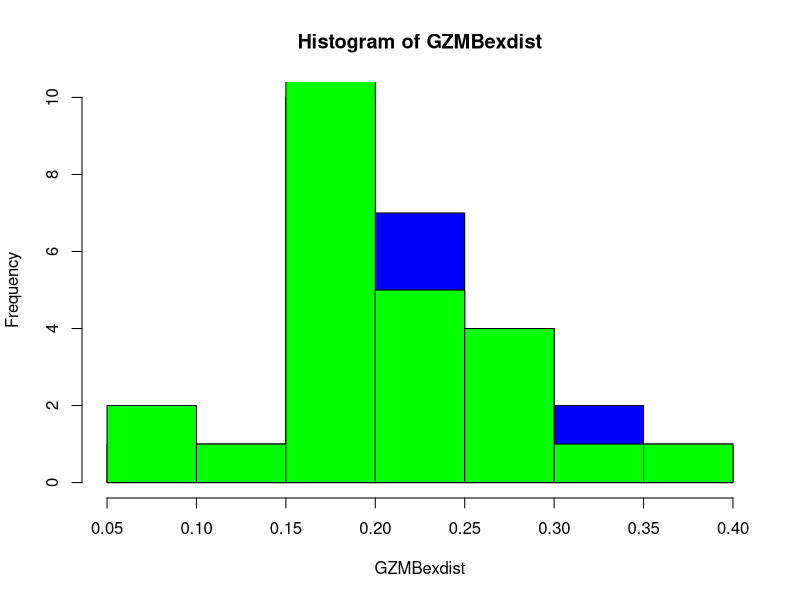
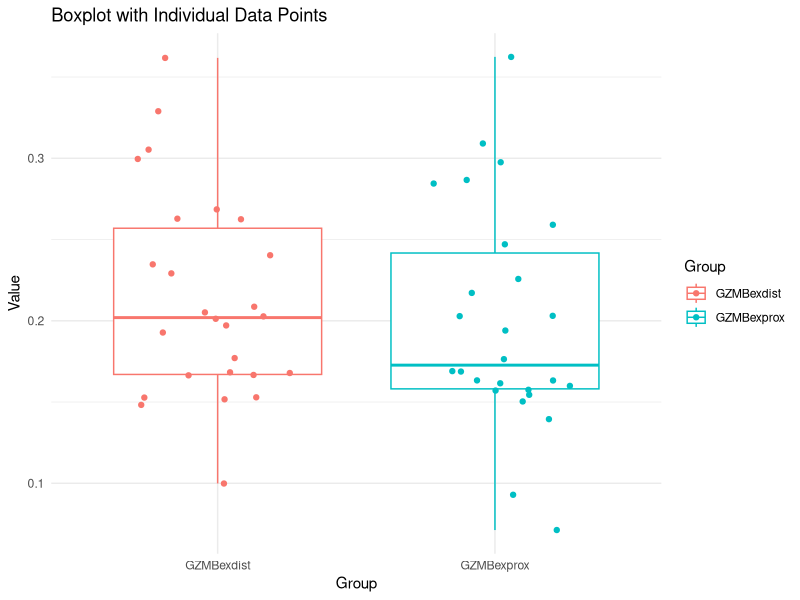
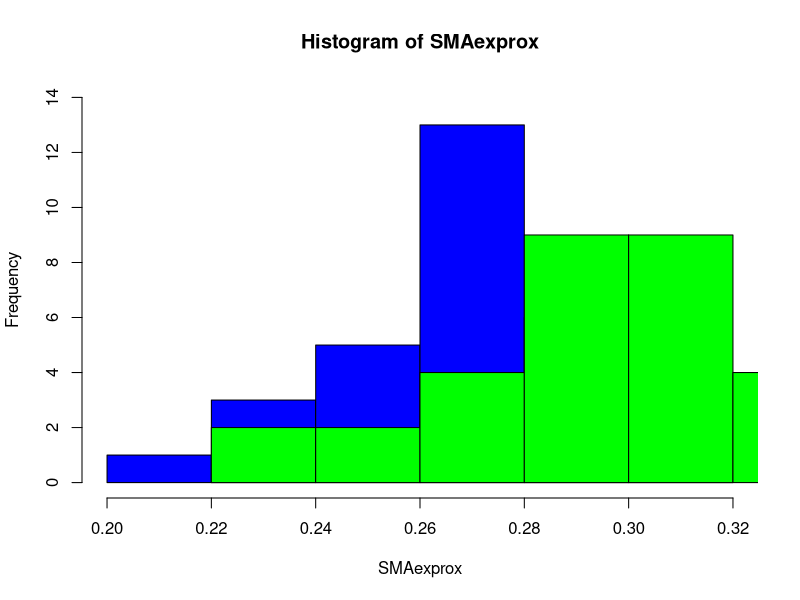
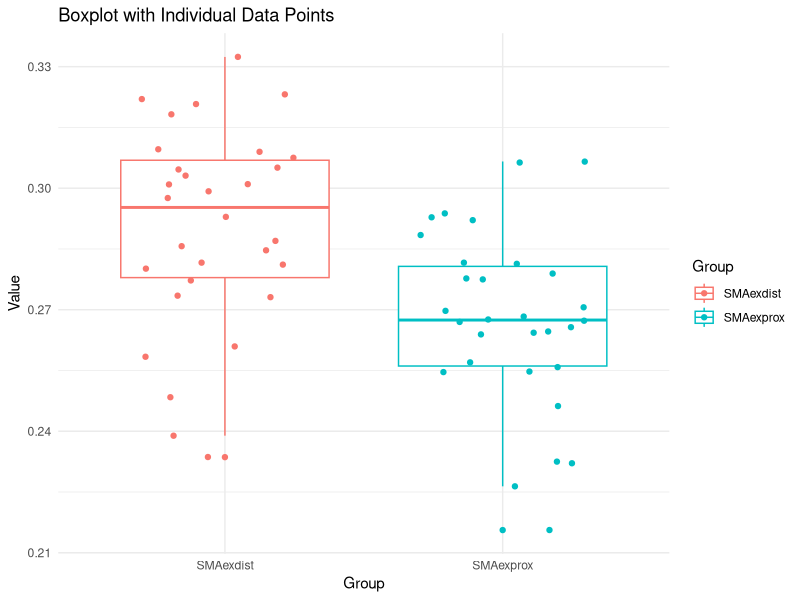
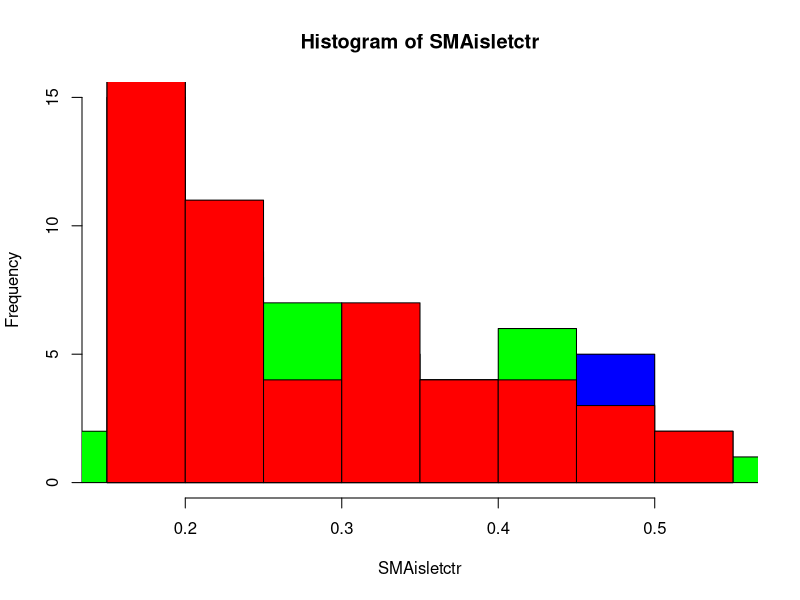
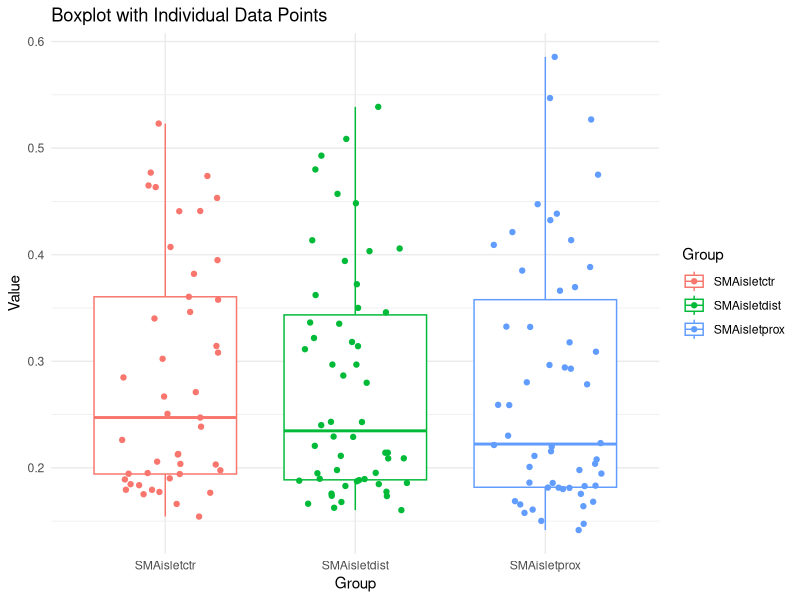
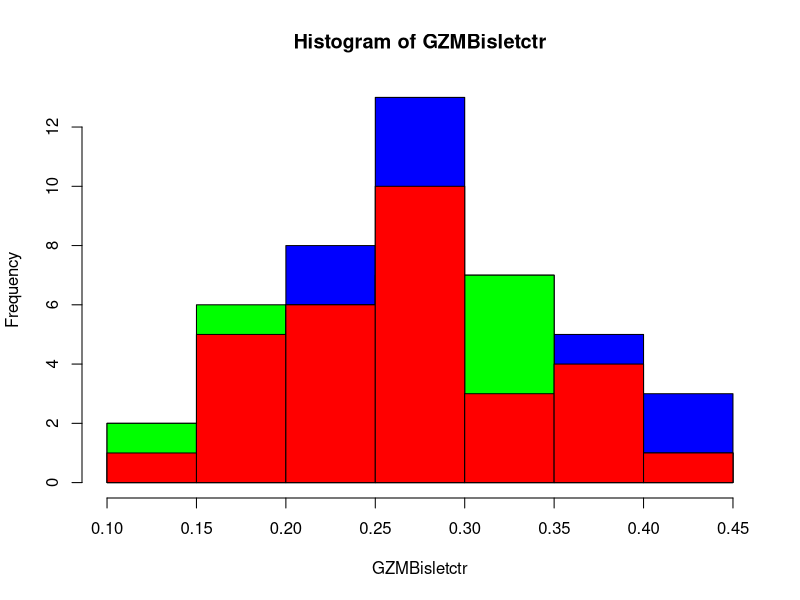
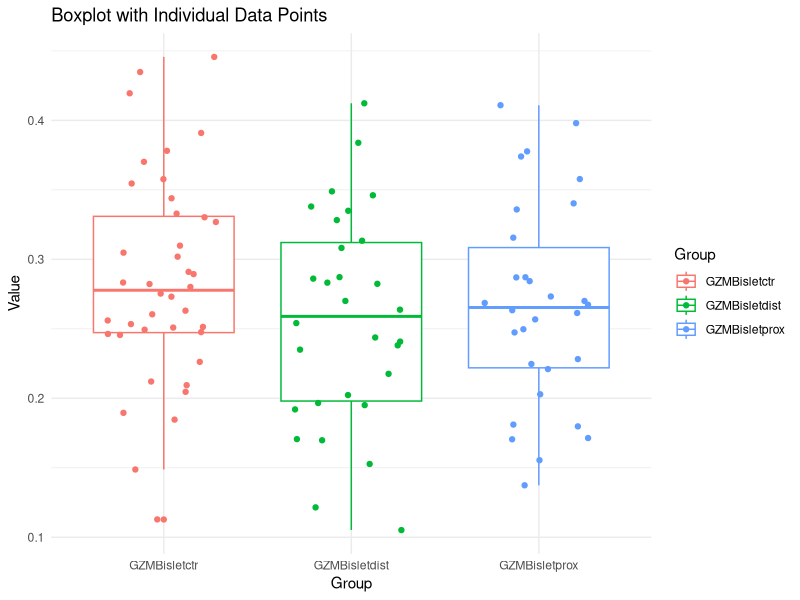

Generate these figures, in order, with R:
#libraries used
library(ggplot2)

#======================================

# T-test based on protein/colour intensity in Stains

#---With standard colour vector

#--------------------------------------


#++++++GZMB exocrine++++++++

#Testing all 2 object glasses with Genzyme B colouring



#Create 3 lists of results for Distal, Proximal part of inslets and one for Control inslets
GZMBexdist <- c(0.1971, 0.1483, 0.2291, 0.1664, 0.3053, 0.2086, 0.1928, 0.1516, 0.2027, 0.1527, 0.0999, 0.1667, 0.1683, 0.2995, 0.3618, 0.2403, 0.1678, 0.2012, 0.177, 0.2685, 0.1529, 0.2052, 0.2628, 0.2625, 0.2347, 0.3289)
GZMBexprox <- c(0.1616, 0.1687, 0.1633, 0.1545, 0.3091, 0.1504, 0.1575, 0.093, 0.2031, 0.1395, 0.0712, 0.194, 0.157, 0.247, 0.3624, 0.169, 0.1633, 0.1599, 0.1764, 0.2171, 0.2029, 0.259, 0.2975, 0.2258, 0.2844, 0.2866)
length(GZMBexdist)
length(GZMBexprox)

#Histograms
hist(GZMBexdist, col='blue')
hist(GZMBexprox, col='green', add=TRUE)

#ttest
ttestexGZMB <- t.test(GZMBexdist, GZMBexprox)

# Print the results of the t-tests
print(ttestexGZMB)

#boxplot
data3 <- data.frame(
  Value = c(GZMBexdist, GZMBexprox),
  Group = factor(rep(c("GZMBexdist", "GZMBexprox"), times = c(length(GZMBexdist), length(GZMBexprox))))
)

ggplot(data3, aes(x = Group, y = Value, color = Group)) +
  geom_boxplot() +
  geom_jitter(width = 0.3) +
  theme_minimal() +
  labs(title = "Boxplot with Individual Data Points", x = "Group", y = "Value")


#======================================

#++++++SMA exocrine++++++++

#Testing all 2 object glasses with SMA colouring

SMAexdist <- c(0.2336, 0.2816, 0.309, 0.301, 0.2811, 0.2484, 0.2929, 0.2772, 0.322, 0.2857, 0.3208, 0.2847, 0.2992, 0.3046, 0.3096, 0.287, 0.2976, 0.3324, 0.3182, 0.3232, 0.3051, 0.3075, 0.2731, 0.3009, 0.3031, 0.2389, 0.2609, 0.2735, 0.2801, 0.2584)
SMAexprox <- c(0.2321, 0.2657, 0.2789, 0.3066, 0.2558, 0.2156, 0.2547, 0.2462, 0.2938, 0.2646, 0.2884, 0.2683, 0.257, 0.2643, 0.2639, 0.2775, 0.2673, 0.2706, 0.267, 0.2813, 0.2921, 0.3063, 0.2777, 0.2676, 0.2928, 0.2697, 0.2325, 0.2546, 0.2816, 0.2264)

length(SMAexdist)
length(SMAexprox)

#Create 3 lists of results for Distal, Proximal part of inslets and one for Control inslets


#Histograms

hist(SMAexprox, col='blue', ylim=c(0,14))

hist(SMAexdist, col='green', add=TRUE)

# Perform 3 t-tests: Dista vs Prox, Dista vs Ctr, Prox vs Ctr
ttestexSMA <- t.test(SMAexprox, SMAexdist)


# Print the results of the t-tests
print(ttestexSMA)

#boxplot
data4 <- data.frame(
  Value = c(SMAexdist, SMAexprox),
  Group = factor(rep(c("SMAexdist", "SMAexprox"), times = c(length(SMAexdist), length(SMAexprox))))
)

ggplot(data4, aes(x = Group, y = Value, color = Group)) +
  geom_boxplot() +
  geom_jitter(width = 0.3) +
  theme_minimal() +
  labs(title = "Boxplot with Individual Data Points", x = "Group", y = "Value")





#++++++SMA islets++++++++

#Testing all 5 object glasses with SMA colouring

#Create 3 lists of results for Distal, Proximal part of inslets and one for Control inslets
SMAisletctr <- c(0.3143, 0.3605, 0.4072, 0.1543, 0.3023, 0.271, 0.4634, 0.2386, 0.3401, 0.3577, 0.213, 0.4408, 0.2058, 0.3949, 0.1901, 0.4532, 0.382, 0.1951, 0.2669, 0.1837, 0.3463, 0.2262, 0.1794, 0.1977, 0.1752, 0.2031, 0.1891, 0.441, 0.1942, 0.2848, 0.3081, 0.1774, 0.4649, 0.1794, 0.477, 0.2037, 0.4738, 0.2125, 0.2506, 0.2472, 0.1661, 0.1945, 0.1766, 0.1846, 0.523)
SMAisletprox <- c(0.4092, 0.3322, 0.2591, 0.3851, 0.547, 0.1416, 0.3662, 0.2803, 0.3325, 0.2965, 0.1608, 0.4136, 0.4385, 0.3089, 0.164, 0.4212, 0.3177, 0.1577, 0.3884, 0.293, 0.2232, 0.3696, 0.2079, 0.4751, 0.1502, 0.2942, 0.2784, 0.2302, 0.1814, 0.2155, 0.1979, 0.1756, 0.1814, 0.4474, 0.1687, 0.2199, 0.1861, 0.4324, 0.1812, 0.5269, 0.1656, 0.5856, 0.1858, 0.1833, 0.1682, 0.2038, 0.2112, 0.2214, 0.1829, 0.1801, 0.1946, 0.1475, 0.2008, 0.2589)
SMAisletdist <- c(0.48, 0.3218, 0.2866, 0.4033, 0.5387, 0.1625, 0.3181, 0.3459, 0.3113, 0.3501, 0.183, 0.3941, 0.4483, 0.3352, 0.1603, 0.4058, 0.1663, 0.4571, 0.3363, 0.243, 0.2969, 0.2293, 0.4929, 0.1679, 0.2969, 0.2798, 0.2206, 0.1979, 0.2112, 0.1885, 0.1738, 0.1735, 0.3723, 0.1949, 0.2401, 0.2142, 0.3621, 0.1874, 0.4135, 0.1776, 0.5086, 0.1879, 0.1858, 0.1847, 0.2142, 0.229, 0.1897, 0.1758, 0.2088, 0.2089, 0.1953, 0.1894, 0.2431, 0.3141)

length(SMAisletctr)
length(SMAisletprox)
length(SMAisletdist)

#Histograms
hist(SMAisletctr, col='blue')
hist(SMAisletprox, col='green', add=TRUE)
hist(SMAisletdist, col='red', add=TRUE)

# Perform 3 t-tests: Dista vs Prox, Dista vs Ctr, Prox vs Ctr
ttest1SMAis <- t.test(SMAisletdist, SMAisletprox)
ttest2SMAis <- t.test(SMAisletdist, SMAisletctr)
ttest3SMAis <- t.test(SMAisletprox, SMAisletctr)

# Print the results of the t-tests
print(ttest1SMAis)
print(ttest2SMAis)
print(ttest3SMAis)

#boxplot
data2 <- data.frame(
  Value = c(SMAisletctr, SMAisletdist, SMAisletprox),
  Group = factor(rep(c("SMAisletctr", "SMAisletdist", "SMAisletprox"), times = c(length(SMAisletctr), length(SMAisletdist), length(SMAisletprox))))
)

ggplot(data2, aes(x = Group, y = Value, color = Group)) +
  geom_boxplot() +
  geom_jitter(width = 0.3) +
  theme_minimal() +
  labs(title = "Boxplot with Individual Data Points", x = "Group", y = "Value")



#======================================


#++++++GZMB islet++++++++

#Testing all 5 object glasses with SMA colouring

#Create 3 lists of results for Distal, Proximal part of inslets and one for Control inslets
GZMBisletctr <- c(0.3781,0.1488,0.2047,0.3303,0.3048,0.2121,0.2604,0.2094,0.3546,0.3329,0.2514,0.2476,0.4457,0.1895,0.2262,0.2754,0.2833,0.391,0.3439,0.1847,0.2822,0.3269,0.2631,0.2534,0.3702,0.2509,0.256,0.3577,0.1128,0.4348,0.2494,0.4195,0.2456,0.2801,0.2894,0.3098,0.291,0.2731,0.2463,0.3019)
GZMBisletdist <- c(0.3282,0.1951,0.4123,0.1527,0.2176,0.2701,0.235,0.3839,0.338,0.192,0.2541,0.2861,0.1706,0.1698,0.2408,0.3134,0.3489,0.2023,0.3349,0.2872,0.2824,0.3082,0.2638,0.2381,0.1215,0.1052,0.2438,0.2832,0.1966,0.3461)
GZMBisletprox <- c(0.2247,0.3359,0.398,0.1555,0.1714,0.2634,0.2282,0.3777,0.3156,0.1811,0.2701,0.2497,0.1798,0.221,0.2614,0.2686,0.3578,0.2029,0.3403,0.2843,0.2733,0.374,0.2673,0.287,0.1705,0.1374,0.2568,0.2871,0.2474,0.4109)


#Histograms
hist(GZMBisletctr, col='blue')

hist(GZMBisletdist, col='green', add=TRUE)

hist(GZMBisletprox, col='red', add=TRUE)

# Perform 3 t-tests: Dista vs Prox, Dista vs Ctr, Prox vs Ctr
ttest1GZMBis <- t.test(GZMBisletdist, GZMBisletprox)
ttest2GZMBis <- t.test(GZMBisletdist, GZMBisletctr)
ttest3GZMBis <- t.test(GZMBisletprox, GZMBisletctr)

# Print the results of the t-tests
print(ttest1GZMBis)
print(ttest2GZMBis)
print(ttest3GZMBis)

#boxplot
# Combine data frames into one
data <- data.frame(
  Value = c(GZMBisletctr, GZMBisletdist, GZMBisletprox),
  Group = factor(rep(c("GZMBisletctr", "GZMBisletdist", "GZMBisletprox"), times = c(length(GZMBisletctr), length(GZMBisletdist), length(GZMBisletprox))))
)

ggplot(data, aes(x = Group, y = Value, color = Group)) +
  geom_boxplot() +
  geom_jitter(width = 0.3) +
  theme_minimal() +
  labs(title = "Boxplot with Individual Data Points", x = "Group", y = "Value")







#Visualisation (boxplots) export
#tiff("ex-CD4.tiff", units="cm", width=6, height=9, res=800, compression = "lzw")
##insert
#dev.off()



